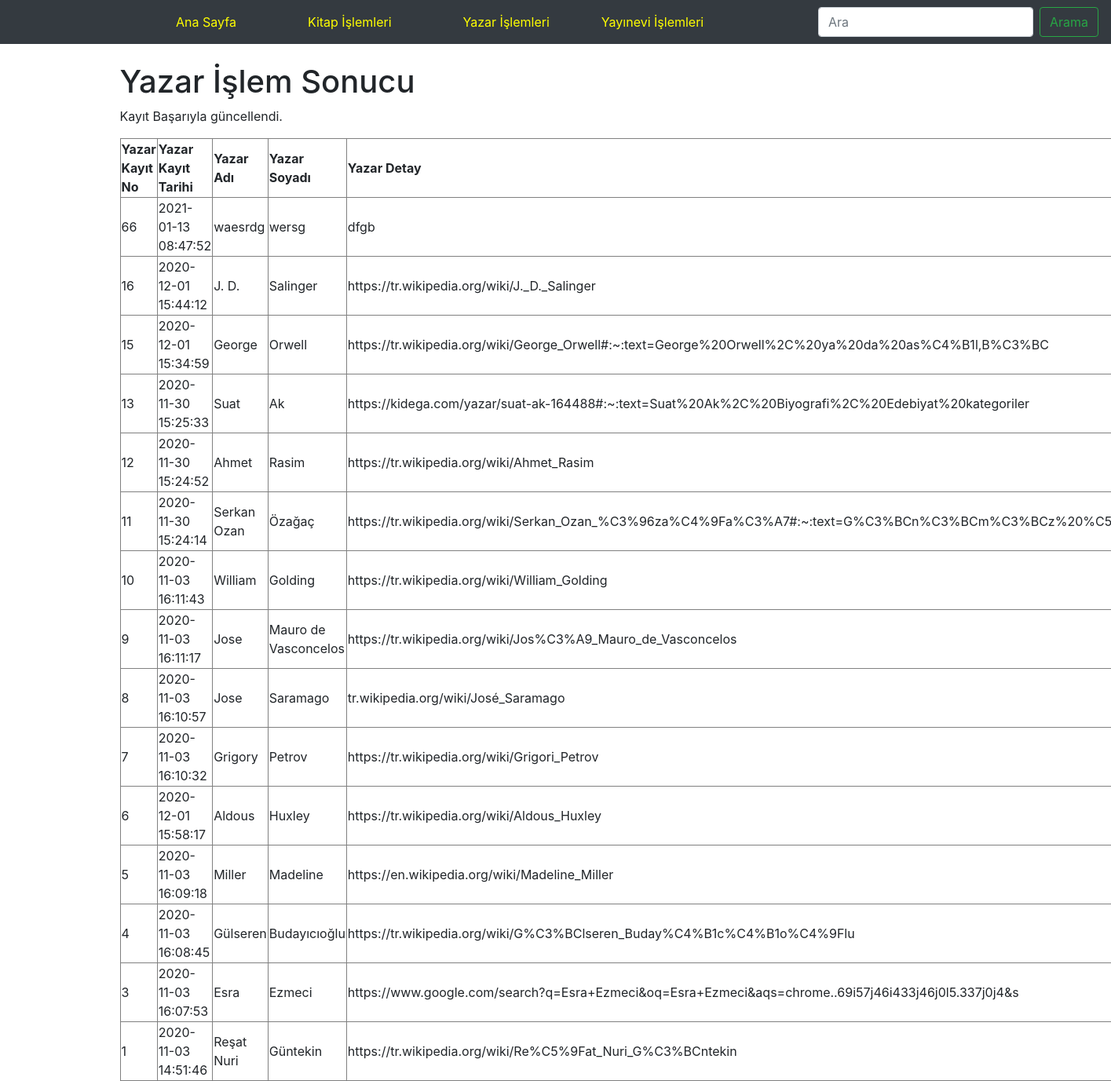
/yazar_guncellendi.php, run on the app's committed database.
### tables this page shows
CREATE TABLE `yazarveri` (
  `yazarkayitno` int(11) NOT NULL COMMENT 'Yazar Tablosunun Anahtar alanı',
  `ykt` timestamp NOT NULL DEFAULT current_timestamp() COMMENT 'Yazar Kayıt Tarihi',
  `ya` varchar(100) NOT NULL COMMENT 'Yazar Tam Adı',
  `ys` varchar(150) NOT NULL COMMENT 'Yazar Soyadı',
  `yu` varchar(100) DEFAULT NULL COMMENT 'Yazara Ait URL bilgisi '
);

### yazar_guncellendi.php (the view, shortened to what this page needs)
<?php
    require_once("baglanti.php");
    $yazarkayitno = mysqli_real_escape_string($baglanti, $_POST['yazarkayitno']);
    $ya = mysqli_real_escape_string($baglanti, $_POST['ya']);
    $ys = mysqli_real_escape_string($baglanti, $_POST['ys']);
    $yu = mysqli_real_escape_string($baglanti, $_POST['yu']);
    $sorgu = "UPDATE yazarveri SET ya = '$ya', ys = '$ys', yu = '$yu' WHERE yazarkayitno = $yazarkayitno";
    if (mysqli_query($baglanti, $sorgu)) {
        $islemSonuc = "Kayıt Başarıyla güncellendi.";
    } else {
        $islemSonuc = "Hata: " . $sorgu . "<br>" . mysqli_error($baglanti);
    }
    $sorgu2 = mysqli_query($baglanti, "SELECT * FROM yazarveri ORDER BY yazarkayitno DESC");
?>
<!DOCTYPE html>
<html lang="tr"><head><meta http-equiv="Content-Type" content="text/html; charset=UTF-8">
<link href="bootstrap.min.css" rel="stylesheet">
    <link href="./katalog_files/navbar-top.css" rel="stylesheet">
  </head>
  <body>
    <nav class="navbar navbar-expand-md navbar-dark bg-dark mb-4">
  <div class="collapse navbar-collapse" id="navbarCollapse">
    <ul class="navbar-nav mr-auto">
      <li class="nav-item">
        <a class="nav-link" href="index.php" style="color:yellow;position:relative; left:200px">Ana Sayfa </a>
      </li>
      <li class="nav-item">
        <a class="nav-link" href="kitap.php" style="color:yellow;position:relative; left:275px">Kitap İşlemleri</a>
      </li>
      <li class="nav-item">
        <a class="nav-link" href="yazar.php" style="color:yellow;position:relative; left:350px">Yazar İşlemleri</a>
      </li>
      <li class="nav-item">
        <a class="nav-link" href="yayinevi.php" style="color:yellow;position:relative; left:400px">Yayınevi İşlemleri</a>
      </li>
    </ul>
    <form class="form-inline mt-2 mt-md-0">
      <input class="form-control mr-sm-2" type="text" placeholder="Ara" aria-label="Search">
      <button class="btn btn-outline-success my-2 my-sm-0" type="submit">Arama</button>
    </form>
  </div>
</nav>
<main role="main" class="container">
<h1>Yazar İşlem Sonucu</h1>
<p><?php echo $islemSonuc; ?></p>
<?php
echo("<table border=1 width=80%>");
    echo("<tr>");
    echo("<td><b>Yazar Kayıt No</b></td>");
    echo("<td><b>Yazar Kayıt Tarihi</b></td>");
    echo("<td><b>Yazar Adı</b></td>");
    echo("<td><b>Yazar Soyadı</b></td>");
    echo("<td><b>Yazar Detay</b></td>");
    echo("</tr>");
while($satir = mysqli_fetch_assoc($sorgu2)){
    echo("<tr>");
    echo("<td>".$satir["yazarkayitno"]."</td>");
    echo("<td>".$satir["ykt"]."</td>");
    echo("<td>".$satir["ya"]."</td>");
    echo("<td>".$satir["ys"]."</td>");
    echo("<td>".$satir["yu"]."</td>");
    echo("</tr>");
            }
echo("</table>");
?>
</main>
</body></html>

### navbar-top.css (style rules this page uses)
body { min-height: 75rem; }

### data on the page
yazarveri: yazarkayitno "66", ykt "2021-01-13 08:47:52", ya "waesrdg", ys "wersg", yu "dfgb"
yazarveri: yazarkayitno "16", ykt "2020-12-01 15:44:12", ya "J. D.", ys "Salinger", yu "https://tr.wikipedia.org/wiki/J._D._Salinger"
yazarveri: yazarkayitno "15", ykt "2020-12-01 15:34:59", ya "George", ys "Orwell", yu "https://tr.wikipedia.org/wiki/George_Orwell#:~:text=George%20Orwell%2C%20ya%20da%20as%C4%B1l,B%C3%BC"
yazarveri: yazarkayitno "13", ykt "2020-11-30 15:25:33", ya "Suat", ys "Ak", yu "https://kidega.com/yazar/suat-ak-164488#:~:text=Suat%20Ak%2C%20Biyografi%2C%20Edebiyat%20kategoriler"
yazarveri: yazarkayitno "12", ykt "2020-11-30 15:24:52", ya "Ahmet", ys "Rasim", yu "https://tr.wikipedia.org/wiki/Ahmet_Rasim"
yazarveri: yazarkayitno "11", ykt "2020-11-30 15:24:14", ya "Serkan Ozan", ys "Özağaç", yu "https://tr.wikipedia.org/wiki/Serkan_Ozan_%C3%96za%C4%9Fa%C3%A7#:~:text=G%C3%BCn%C3%BCm%C3%BCz%20%C5"
yazarveri: yazarkayitno "10", ykt "2020-11-03 16:11:43", ya "William", ys "Golding", yu "https://tr.wikipedia.org/wiki/William_Golding"
yazarveri: yazarkayitno "9", ykt "2020-11-03 16:11:17", ya "Jose", ys "Mauro de Vasconcelos", yu "https://tr.wikipedia.org/wiki/Jos%C3%A9_Mauro_de_Vasconcelos"
yazarveri: yazarkayitno "8", ykt "2020-11-03 16:10:57", ya "Jose", ys "Saramago", yu "tr.wikipedia.org/wiki/José_Saramago"
yazarveri: yazarkayitno "7", ykt "2020-11-03 16:10:32", ya "Grigory", ys "Petrov", yu "https://tr.wikipedia.org/wiki/Grigori_Petrov"
yazarveri: yazarkayitno "6", ykt "2020-12-01 15:58:17", ya "Aldous", ys "Huxley", yu "https://tr.wikipedia.org/wiki/Aldous_Huxley"
yazarveri: yazarkayitno "5", ykt "2020-11-03 16:09:18", ya "Miller", ys "Madeline", yu "https://en.wikipedia.org/wiki/Madeline_Miller"
yazarveri: yazarkayitno "4", ykt "2020-11-03 16:08:45", ya "Gülseren", ys "Budayıcıoğlu", yu "https://tr.wikipedia.org/wiki/G%C3%BClseren_Buday%C4%B1c%C4%B1o%C4%9Flu"
yazarveri: yazarkayitno "3", ykt "2020-11-03 16:07:53", ya "Esra", ys "Ezmeci", yu "https://www.google.com/search?q=Esra+Ezmeci&oq=Esra+Ezmeci&aqs=chrome..69i57j46i433j46j0l5.337j0j4&s"
yazarveri: yazarkayitno "1", ykt "2020-11-03 14:51:46", ya "Reşat Nuri", ys "Güntekin", yu "https://tr.wikipedia.org/wiki/Re%C5%9Fat_Nuri_G%C3%BCntekin"

### other printed values
$islemSonuc "Kayıt Başarıyla güncellendi."
